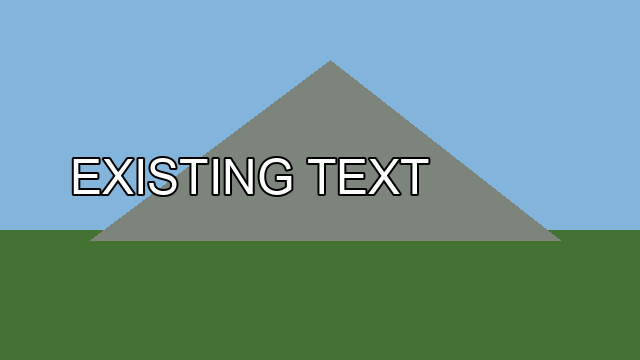
#> input picture artifacts/visual-admission-evidence/glm-text.png, 640 x 360 px
$ python -i ocr_extractor.py   (imports and definitions only)
#> lines starting #> are read from the running program, lines starting #| are printed output that depends on the picture; after the words box and inside, x2 and y2 are one past the last pixel; in counts of white or black regions, pixels touching at a corner belong together
#> in _ocr_sync, img is the input picture: PIL image 640x360 RGB; mean R, G, B 108.5, 148, 143.4
"""Local OCR caption extraction using Tesseract — no API keys or PyTorch needed."""

import asyncio
import functools
import re
from pathlib import Path

from PIL import Image, ImageFilter, ImageOps
import pytesseract


def _crop_caption_region(img: Image.Image) -> Image.Image:
    """Crop to the center region where TikTok burned-in captions appear.

    Captions sit roughly in the middle 60% of the frame vertically,
    avoiding the top status bar and bottom UI (username, sounds, etc).
    """
    w, h = img.size
#> w = 640; h = 360
    top = int(h * 0.15)
#> top = 54
    bottom = int(h * 0.75)
#> bottom = 270
    return img.crop((0, top, w, bottom))
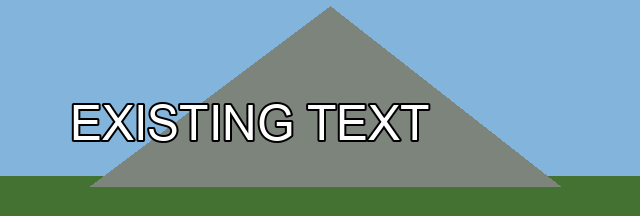
#> returned value: PIL image 640x216 RGB; mean R, G, B 119.8, 154.2, 163.1


def _preprocess(img: Image.Image) -> Image.Image:
    """Enhance image for better OCR on burned-in TikTok captions.

    TikTok captions are typically large white text with dark outlines/shadows
    on a busy video background. We isolate bright white text aggressively.
    """
    # Crop to caption region first
    img = _crop_caption_region(img)

    # Convert to grayscale
    gray = ImageOps.grayscale(img)
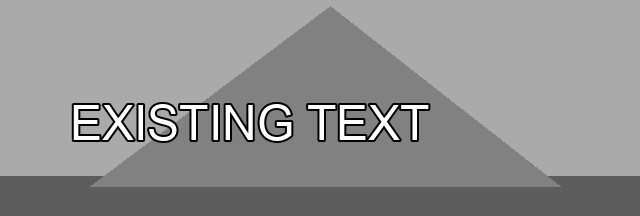
#> gray: PIL image 640x216 L; min 0, max 255, mean 145

    # Scale up — Tesseract works better at higher res
    w, h = gray.size
#> w = 640; h = 216
    if w < 1500:
        scale = 2000 / w
#> scale = 3.12
        gray = gray.resize((int(w * scale), int(h * scale)), Image.LANCZOS)
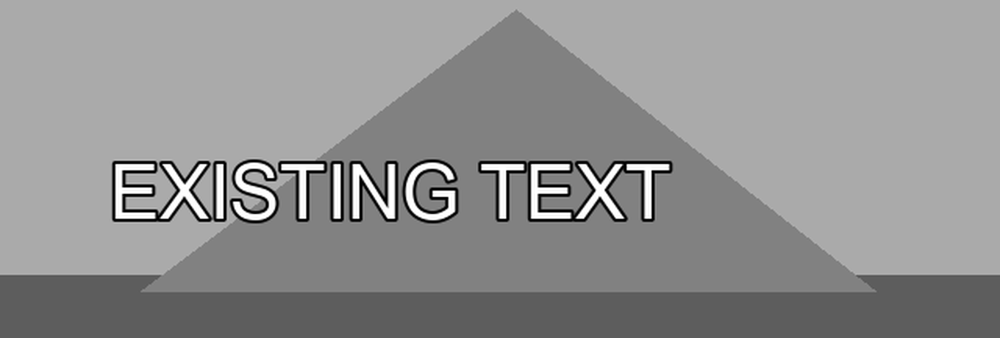
#> gray: PIL image 2000x675 L (shown at 1/2 size); min 0, max 255, mean 145

    # Sharpen to crisp up text edges
    gray = gray.filter(ImageFilter.SHARPEN)
    gray = gray.filter(ImageFilter.SHARPEN)

    # Aggressive binarize: only keep very bright pixels (white caption text)
    # Threshold 210 is high enough to reject most background but keep white text
    gray = gray.point(lambda p: 255 if p > 210 else 0)
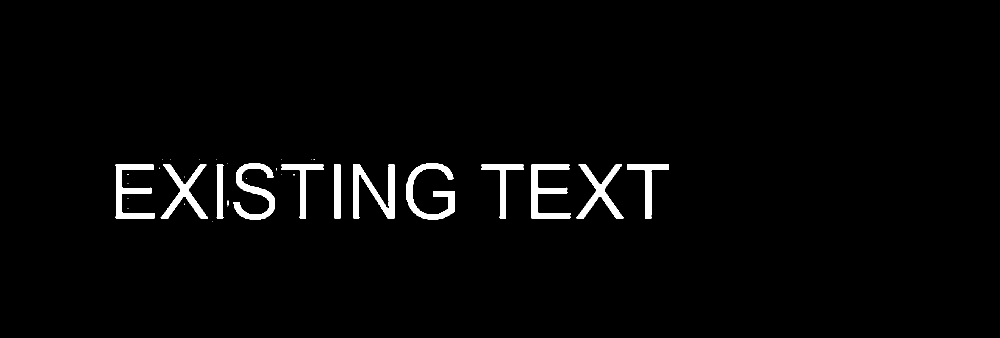
#> gray: PIL image 2000x675 L (shown at 1/2 size); 2.4% white; 34 white regions (21 under 20 px), largest, box (x1, y1, x2, y2) and area: (813, 326, 910, 440) 3688, (706, 329, 790, 437) 3608, (1063, 329, 1141, 437) 3375

    # Median filter to remove salt-and-pepper noise
    gray = gray.filter(ImageFilter.MedianFilter(size=3))
#> gray: PIL image 2000x675 L; 2.4% white; 15 white regions (3 under 20 px), largest, box (x1, y1, x2, y2) and area: (813, 326, 910, 440) 3691, (706, 329, 790, 437) 3608, (1063, 329, 1141, 437) 3374

    return gray


def _clean_ocr_text(text: str) -> str:
    """Clean up Tesseract output: remove noise lines, fix common artifacts."""
    lines = []
    for line in text.strip().splitlines():
        line = line.strip()
        # Skip empty / very short lines (noise)
        if len(line) < 3:
            continue
        # Skip lines that are mostly punctuation/symbols (background noise)
        alpha_chars = sum(1 for c in line if c.isalpha())
        if alpha_chars < len(line) * 0.4:
            continue
        # Skip lines that are just repeated characters
        if len(set(line.replace(" ", ""))) < 3:
            continue
        lines.append(line)

    result = "\n".join(lines)

    # Collapse multiple spaces
    result = re.sub(r"  +", " ", result)

    return result.strip()


def _ocr_sync(image_path: str) -> str:
    """Run Tesseract OCR on a single image. Returns extracted text."""
    img = Image.open(image_path)
    processed = _preprocess(img)

    # PSM 6 = assume uniform block of text (good for captions)
    # OEM 3 = default LSTM engine
    config = "--psm 6 --oem 3"
#> (the run stopped early here; a loop or call above may not have finished)
